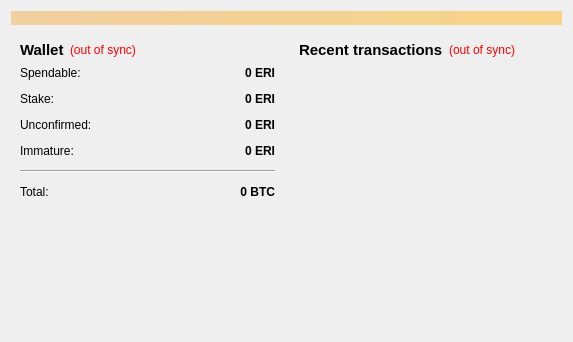
<?xml version="1.0" encoding="UTF-8"?>
<ui version="4.0">
 <class>OverviewPage</class>
 <widget class="QWidget" name="OverviewPage">
  <property name="geometry">
   <rect>
    <x>0</x>
    <y>0</y>
    <width>573</width>
    <height>342</height>
   </rect>
  </property>
  <property name="windowTitle">
   <string>Form</string>
  </property>
  <layout class="QVBoxLayout" name="topLayout">
   <item>
    <widget class="QLabel" name="labelAlerts">
     <property name="visible">
      <bool>false</bool>
     </property>
     <property name="styleSheet">
      <string notr="true">background-color: qlineargradient(x1: 0, y1: 0, x2: 1, y2: 0, stop:0 #F0D0A0, stop:1 #F8D488);  color:#000000
</string>
     </property>
     <property name="wordWrap">
      <bool>true</bool>
     </property>
     <property name="margin">
      <number>3</number>
     </property>
    </widget>
   </item>
   <item>
    <layout class="QHBoxLayout" name="horizontalLayout" stretch="1,1">
     <item>
      <layout class="QVBoxLayout" name="verticalLayout_2">
       <item>
        <widget class="QWidget" name="widget" native="true">
         <layout class="QVBoxLayout" name="verticalLayout_4">
          <item>
           <layout class="QHBoxLayout" name="horizontalLayout_4">
            <item>
             <widget class="QLabel" name="label_5">
              <property name="font">
               <font>
                <pointsize>11</pointsize>
                <weight>75</weight>
                <bold>true</bold>
               </font>
              </property>
              <property name="text">
               <string>Wallet</string>
              </property>
             </widget>
            </item>
            <item>
             <widget class="QLabel" name="labelWalletStatus">
              <property name="toolTip">
               <string>The displayed information may be out of date. Your wallet automatically synchronizes with the ERIcoin network after a connection is established, but this process has not completed yet.</string>
              </property>
              <property name="styleSheet">
               <string notr="true">QLabel { color: red; }</string>
              </property>
              <property name="text">
               <string notr="true">(out of sync)</string>
              </property>
              <property name="alignment">
               <set>Qt::AlignLeading|Qt::AlignLeft|Qt::AlignVCenter</set>
              </property>
             </widget>
            </item>
            <item>
             <spacer name="horizontalSpacer_2">
              <property name="orientation">
               <enum>Qt::Horizontal</enum>
              </property>
              <property name="sizeHint" stdset="0">
               <size>
                <width>40</width>
                <height>20</height>
               </size>
              </property>
             </spacer>
            </item>
           </layout>
          </item>
          <item>
           <layout class="QFormLayout" name="formLayout_2">
            <property name="fieldGrowthPolicy">
             <enum>QFormLayout::AllNonFixedFieldsGrow</enum>
            </property>
            <property name="horizontalSpacing">
             <number>12</number>
            </property>
            <property name="verticalSpacing">
             <number>12</number>
            </property>
            <item row="0" column="0">
             <widget class="QLabel" name="label">
              <property name="text">
               <string>Spendable:</string>
              </property>
             </widget>
            </item>
            <item row="0" column="1">
             <widget class="QLabel" name="labelBalance">
              <property name="font">
               <font>
                <weight>75</weight>
                <bold>true</bold>
               </font>
              </property>
              <property name="cursor">
               <cursorShape>IBeamCursor</cursorShape>
              </property>
              <property name="toolTip">
               <string>Your current spendable balance</string>
              </property>
              <property name="text">
               <string notr="true">0 ERI</string>
              </property>
              <property name="alignment">
               <set>Qt::AlignRight|Qt::AlignTrailing|Qt::AlignVCenter</set>
              </property>
              <property name="textInteractionFlags">
               <set>Qt::LinksAccessibleByMouse|Qt::TextSelectableByKeyboard|Qt::TextSelectableByMouse</set>
              </property>
             </widget>
            </item>
            <item row="1" column="0">
             <widget class="QLabel" name="label_6">
              <property name="text">
               <string>Stake:</string>
              </property>
             </widget>
            </item>
            <item row="1" column="1">
             <widget class="QLabel" name="labelStake">
              <property name="font">
               <font>
                <weight>75</weight>
                <bold>true</bold>
               </font>
              </property>
              <property name="cursor">
               <cursorShape>IBeamCursor</cursorShape>
              </property>
              <property name="toolTip">
               <string>Total of coins that was staked, and do not yet count toward the current balance</string>
              </property>
              <property name="text">
               <string notr="true">0 ERI</string>
              </property>
              <property name="alignment">
               <set>Qt::AlignRight|Qt::AlignTrailing|Qt::AlignVCenter</set>
              </property>
              <property name="textInteractionFlags">
               <set>Qt::LinksAccessibleByMouse|Qt::TextSelectableByKeyboard|Qt::TextSelectableByMouse</set>
              </property>
             </widget>
            </item>
            <item row="2" column="0">
             <widget class="QLabel" name="label_3">
              <property name="text">
               <string>Unconfirmed:</string>
              </property>
             </widget>
            </item>
            <item row="2" column="1">
             <widget class="QLabel" name="labelUnconfirmed">
              <property name="font">
               <font>
                <weight>75</weight>
                <bold>true</bold>
               </font>
              </property>
              <property name="cursor">
               <cursorShape>IBeamCursor</cursorShape>
              </property>
              <property name="toolTip">
               <string>Total of transactions that have yet to be confirmed, and do not yet count toward the current balance</string>
              </property>
              <property name="text">
               <string notr="true">0 ERI</string>
              </property>
              <property name="alignment">
               <set>Qt::AlignRight|Qt::AlignTrailing|Qt::AlignVCenter</set>
              </property>
              <property name="textInteractionFlags">
               <set>Qt::LinksAccessibleByMouse|Qt::TextSelectableByKeyboard|Qt::TextSelectableByMouse</set>
              </property>
             </widget>
            </item>
            <item row="3" column="0">
             <widget class="QLabel" name="labelImmatureText">
              <property name="text">
               <string>Immature:</string>
              </property>
             </widget>
            </item>
            <item row="3" column="1">
             <widget class="QLabel" name="labelImmature">
              <property name="font">
               <font>
                <weight>75</weight>
                <bold>true</bold>
               </font>
              </property>
              <property name="toolTip">
               <string>Mined balance that has not yet matured</string>
              </property>
              <property name="text">
               <string notr="true">0 ERI</string>
              </property>
              <property name="alignment">
               <set>Qt::AlignRight|Qt::AlignTrailing|Qt::AlignVCenter</set>
              </property>
              <property name="textInteractionFlags">
               <set>Qt::LinksAccessibleByMouse|Qt::TextSelectableByKeyboard|Qt::TextSelectableByMouse</set>
              </property>
             </widget>
            </item>
            <item row="4" column="0" colspan="2">
             <widget class="Line" name="line">
              <property name="orientation">
               <enum>Qt::Horizontal</enum>
              </property>
             </widget>
            </item>
            <item row="5" column="0">
             <widget class="QLabel" name="labelTotalText">
              <property name="text">
               <string>Total:</string>
              </property>
             </widget>
            </item>
            <item row="5" column="1">
             <widget class="QLabel" name="labelTotal">
              <property name="font">
               <font>
                <weight>75</weight>
                <bold>true</bold>
               </font>
              </property>
              <property name="cursor">
               <cursorShape>IBeamCursor</cursorShape>
              </property>
              <property name="toolTip">
               <string>Your current total balance</string>
              </property>
              <property name="text">
               <string notr="true">0 BTC</string>
              </property>
              <property name="alignment">
               <set>Qt::AlignRight|Qt::AlignTrailing|Qt::AlignVCenter</set>
              </property>
              <property name="textInteractionFlags">
               <set>Qt::LinksAccessibleByMouse|Qt::TextSelectableByKeyboard|Qt::TextSelectableByMouse</set>
              </property>
             </widget>
            </item>
           </layout>
          </item>
         </layout>
        </widget>
       </item>
       <item>
        <spacer name="verticalSpacer">
         <property name="orientation">
          <enum>Qt::Vertical</enum>
         </property>
         <property name="sizeHint" stdset="0">
          <size>
           <width>20</width>
           <height>40</height>
          </size>
         </property>
        </spacer>
       </item>
      </layout>
     </item>
     <item>
      <layout class="QVBoxLayout" name="verticalLayout_3">
       <item>
        <widget class="QWidget" name="widget_2" native="true">
         <layout class="QVBoxLayout" name="verticalLayout">
          <item>
           <layout class="QHBoxLayout" name="horizontalLayout_2">
            <item>
             <widget class="QLabel" name="label_4">
              <property name="font">
               <font>
                <pointsize>11</pointsize>
                <weight>75</weight>
                <bold>true</bold>
               </font>
              </property>
              <property name="text">
               <string>&lt;b&gt;Recent transactions&lt;/b&gt;</string>
              </property>
             </widget>
            </item>
            <item>
             <widget class="QLabel" name="labelTransactionsStatus">
              <property name="toolTip">
               <string>The displayed information may be out of date. Your wallet automatically synchronizes with the ERIcoin network after a connection is established, but this process has not completed yet.</string>
              </property>
              <property name="styleSheet">
               <string notr="true">QLabel { color: red; }</string>
              </property>
              <property name="text">
               <string notr="true">(out of sync)</string>
              </property>
              <property name="alignment">
               <set>Qt::AlignRight|Qt::AlignTrailing|Qt::AlignVCenter</set>
              </property>
             </widget>
            </item>
            <item>
             <spacer name="horizontalSpacer">
              <property name="orientation">
               <enum>Qt::Horizontal</enum>
              </property>
              <property name="sizeHint" stdset="0">
               <size>
                <width>40</width>
                <height>20</height>
               </size>
              </property>
             </spacer>
            </item>
           </layout>
          </item>
          <item>
           <widget class="QListView" name="listTransactions">
            <property name="styleSheet">
             <string notr="true">QListView { background: transparent; }</string>
            </property>
            <property name="frameShape">
             <enum>QFrame::NoFrame</enum>
            </property>
            <property name="verticalScrollBarPolicy">
             <enum>Qt::ScrollBarAlwaysOff</enum>
            </property>
            <property name="horizontalScrollBarPolicy">
             <enum>Qt::ScrollBarAlwaysOff</enum>
            </property>
            <property name="selectionMode">
             <enum>QAbstractItemView::NoSelection</enum>
            </property>
           </widget>
          </item>
         </layout>
        </widget>
       </item>
      </layout>
     </item>
    </layout>
   </item>
  </layout>
 </widget>
 <resources/>
 <connections/>
</ui>
